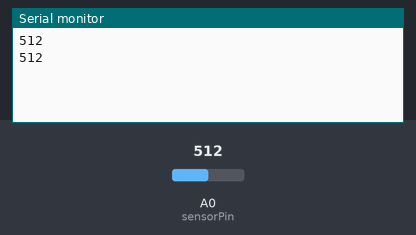
This sketch was run on a simulated Arduino Uno, built with avr-gcc and run on an emulated ATmega328P. Shown: the last lines printed to the serial monitor. The inputs (shaded band) are chosen by the test bench; at power-on: A0 (sensorPin) = 512.

Above: at 2.8 s.
2.9 s: A0 (sensorPin) set to 716
At 3.8 s:
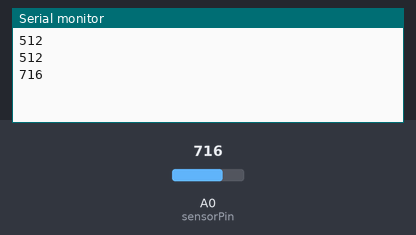
4.4 s: A0 (sensorPin) set to 900
At 5.7 s:
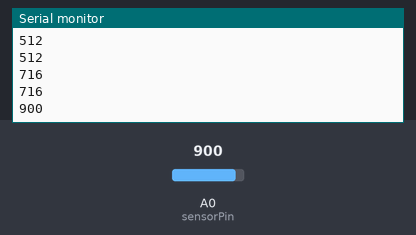
Timing chart, 0 to 7.4 s (numbered marks = the images above; inputs shaded):
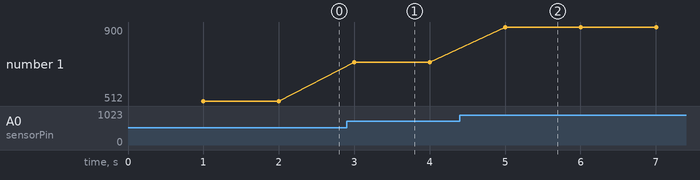

The sketch:

arduino.ino
```cpp
int sensorPin = A0;
int value;

void setup()
{

  pinMode(sensorPin, INPUT);

  Serial.begin(9600);

}

void loop()
{
  delay(1000);
  value = analogRead(sensorPin);
  Serial.println(value);
}
```

Measured:
- after the input at 2.9 s, the serial monitor: prints a new line after 0.10 s (image 1)
- after the input at 4.4 s, the serial monitor: prints a new line after 0.60 s (image 2)
- plotted number 1: 512 → 716 after the input at 2.9 s, 716 → 900 after the input at 4.4 s
